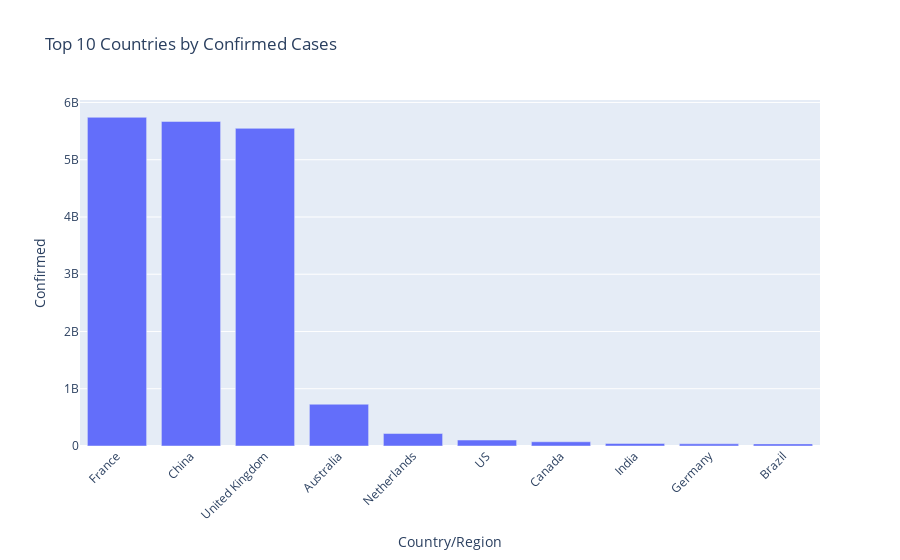

This figure's notebook cell:
### Code cell
fig2 = px.bar(top10.reset_index(),
              x = "Country/Region", y="Confirmed",
              title="Top 10 Countries by Confirmed Cases")

fig2.update_layout(xaxis_tickangle=-45)
fig2.show()

### Figure 1 — Plotly figure (JSON) as saved in the notebook; plotly's stock layout.template omitted (floating-point values rounded to 4 significant figures)
{"data": [{"alignmentgroup": "True", "hovertemplate": "Country/Region=%{x}<br>Confirmed=%{y}<extra></extra>", "legendgroup": "", "marker": {"color": "#636efa", "pattern": {"shape": ""}}, "name": "", "offsetgroup": "", "orientation": "v", "showlegend": false, "textposition": "auto", "type": "bar", "x": ["France", "China", "United Kingdom", "Australia", "Netherlands", "US", "Canada", "India", "Germany", "Brazil"], "xaxis": "x", "y": [5740807392, 5668473744, 5548208625, 729565440, 217820875, 103802702, 73873520, 44690738, 38249060, 37076053], "yaxis": "y"}], "layout": {"barmode": "relative", "legend": {"tracegroupgap": 0}, "title": {"text": "Top 10 Countries by Confirmed Cases"}, "xaxis": {"anchor": "y", "domain": [0, 1], "tickangle": -45, "title": {"text": "Country/Region"}}, "yaxis": {"anchor": "x", "domain": [0, 1], "title": {"text": "Confirmed"}}}}
